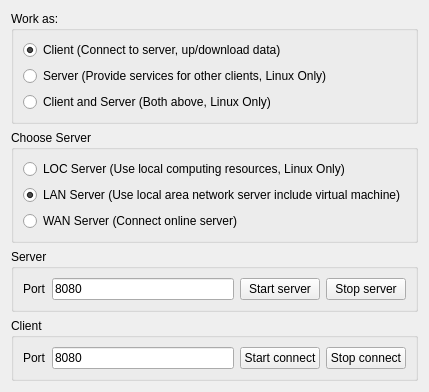
          <widget class="QWidget" name="tab_10">
           <attribute name="title">
            <string>Network_Set</string>
           </attribute>
           <layout class="QVBoxLayout" name="verticalLayout_21">
            <item>
             <widget class="QGroupBox" name="groupBox_19">
              <property name="title">
               <string>Work as:</string>
              </property>
              <layout class="QVBoxLayout" name="verticalLayout_20">
               <item>
                <widget class="QRadioButton" name="radioButton_4">
                 <property name="text">
                  <string>Client (Connect to server, up/download data)</string>
                 </property>
                 <property name="checked">
                  <bool>true</bool>
                 </property>
                </widget>
               </item>
               <item>
                <widget class="QRadioButton" name="radioButton_5">
                 <property name="text">
                  <string>Server (Provide services for other clients, Linux Only)</string>
                 </property>
                </widget>
               </item>
               <item>
                <widget class="QRadioButton" name="radioButton_6">
                 <property name="text">
                  <string>Client and Server (Both above, Linux Only)</string>
                 </property>
                </widget>
               </item>
              </layout>
             </widget>
            </item>
            <item>
             <widget class="QGroupBox" name="groupBox_18">
              <property name="title">
               <string>Choose Server</string>
              </property>
              <layout class="QVBoxLayout" name="verticalLayout_19">
               <item>
                <widget class="QRadioButton" name="radioButton">
                 <property name="text">
                  <string>LOC Server (Use local computing resources, Linux Only)</string>
                 </property>
                </widget>
               </item>
               <item>
                <widget class="QRadioButton" name="radioButton_3">
                 <property name="text">
                  <string>LAN Server (Use local area network server include virtual machine)</string>
                 </property>
                 <property name="checked">
                  <bool>true</bool>
                 </property>
                </widget>
               </item>
               <item>
                <widget class="QRadioButton" name="radioButton_2">
                 <property name="text">
                  <string>WAN Server (Connect online server)</string>
                 </property>
                 <property name="checked">
                  <bool>false</bool>
                 </property>
                </widget>
               </item>
              </layout>
             </widget>
            </item>
            <item>
             <widget class="QGroupBox" name="groupBox_20">
              <property name="title">
               <string>Server </string>
              </property>
              <layout class="QHBoxLayout" name="horizontalLayout_19">
               <item>
                <widget class="QLabel" name="label_78">
                 <property name="text">
                  <string>Port</string>
                 </property>
                </widget>
               </item>
               <item>
                <widget class="QLineEdit" name="lineEdit_16">
                 <property name="text">
                  <string>8080</string>
                 </property>
                </widget>
               </item>
               <item>
                <widget class="QPushButton" name="start_server_btn">
                 <property name="text">
                  <string>Start server</string>
                 </property>
                </widget>
               </item>
               <item>
                <widget class="QPushButton" name="stop_server_btn">
                 <property name="text">
                  <string>Stop server</string>
                 </property>
                </widget>
               </item>
              </layout>
             </widget>
            </item>
            <item>
             <widget class="QGroupBox" name="groupBox_21">
              <property name="title">
               <string>Client</string>
              </property>
              <layout class="QHBoxLayout" name="horizontalLayout_20">
               <item>
                <widget class="QLabel" name="label_79">
                 <property name="text">
                  <string>Port</string>
                 </property>
                </widget>
               </item>
               <item>
                <widget class="QLineEdit" name="lineEdit_17">
                 <property name="text">
                  <string>8080</string>
                 </property>
                </widget>
               </item>
               <item>
                <widget class="QPushButton" name="client_connect_btn">
                 <property name="text">
                  <string>Start connect</string>
                 </property>
                </widget>
               </item>
               <item>
                <widget class="QPushButton" name="client_stop_btn">
                 <property name="text">
                  <string>Stop connect</string>
                 </property>
                </widget>
               </item>
              </layout>
             </widget>
            </item>
           </layout>
          </widget>
